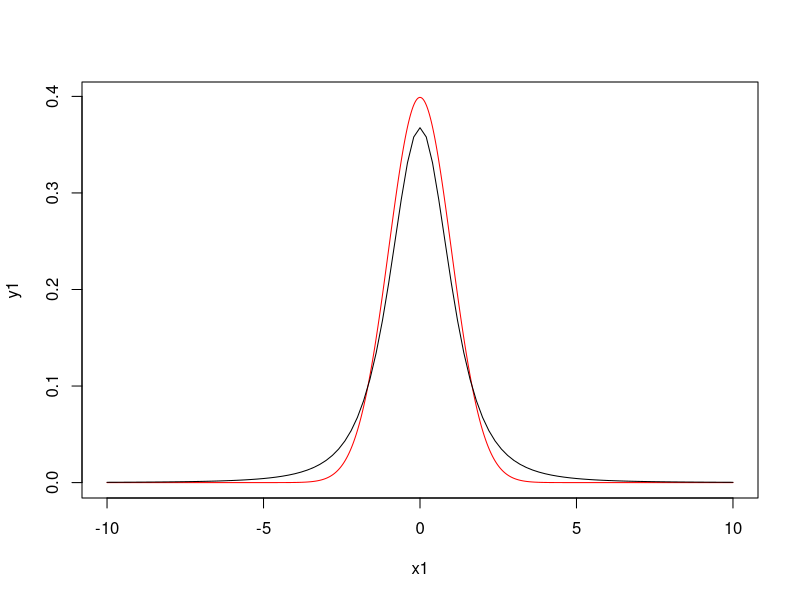
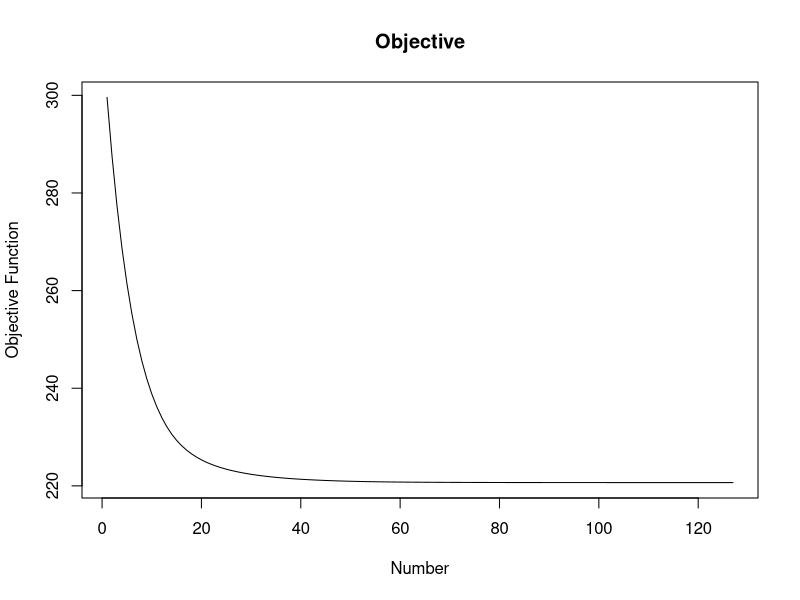
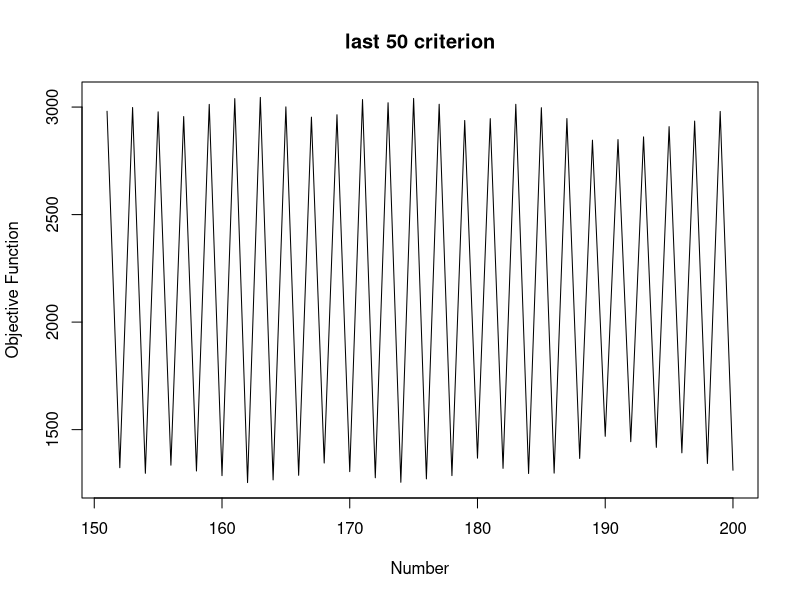

The R script that drew these images, in order:
## ---- chunk 1
n <- 100
p <- 10
s <- 3
set.seed(0)
x <- matrix(rnorm(n*p), n, p)
b <- c(-0.7, 0.7, 1, rep(0, p-s))
y <- x %*% b + rt(n, df=2)
## ---- chunk 2
cor(x,y)

## ---- chunk 3
x1 =seq(-10,10,0.001)
y1 = dnorm(x1)
plot(x1,y1,type = "l", col="red")
curve(dt(x,df=3),x1,add=TRUE)


## ---- chunk 4
psi <- function(r, c = 1) {
return(ifelse(r^2 > c^2, 2*c*abs(r) - c^2, r^2))
}

## ---- chunk 5
# the function should have no return

huber.loss<-function(beta){
  residual = y - x %*% beta
  sum(psi(r=residual))
}

## ---- chunk 6


library("numDeriv")

grad.descent <- function(f, x0, max.iter = 200, step.size = 0.05, stopping.deriv = 0.01, ...) {
  
  n    <- length(x0)
  xmat <- matrix(0, nrow = n, ncol = max.iter)
  xmat[,1] <- x0
  
  for (k in 2:max.iter) {
    # Calculate the gradient
    grad.cur <- grad(f, xmat[ ,k-1], ...) 
    
    # Should we stop?
    if (all(abs(grad.cur) < stopping.deriv)) {
      k <- k-1; break
    }
    
    # Move in the opposite direction of the grad
    xmat[ ,k] <- xmat[ ,k-1] - step.size * grad.cur
  }
  
  xmat <- xmat[ ,1:k] # Trim
  return(list(x = xmat[,k], xmat = xmat, k = k))
}

gd <- grad.descent(huber.loss, x0 = rep(0,p), max.iter=200, step.size=0.001, stopping.deriv=0.1)
gd$k
gd$x

## ---- chunk 7
# objective function: loss function

obj <- apply(gd$xmat, 2, huber.loss)

plot(1:gd$k, obj, xlab = "Number", ylab = "Objective Function", type = "l", main = "Objective")

##### The value of the object function decrease fast before 40 iteration. However, after that the value decrease very slow.

## ---- chunk 8
# criterion values : value of loss function 

gd2 <- grad.descent(huber.loss, x0 = rep(0,p), max.iter=200, step.size=0.1, stopping.deriv=0.1)
gd2$k
gd2$x
x1 = (gd2$k-49):gd2$k
y1 = apply(gd2$xmat[,(gd2$k-49):gd2$k], 2, huber.loss)
plot(x1, y1,type = "l" ,xlab = "Number", ylab = "Objective Function", main = "last 50 criterion")

#gd2$xmat[,x1]

## ---- chunk 9
#after taking a gradient step but before saving the new estimated coefficients, we threshold small values in these coefficients to zero. Here small means less than or equal to 0.05, in absolute value

gd$x
b


sparse.grad.descent <- function(f, x0, max.iter = 200, step.size = 0.05, stopping.deriv = 0.01, ...) {
  
  n    <- length(x0)
  xmat <- matrix(0, nrow = n, ncol = max.iter)
  xmat[,1] <- x0
  
  for (k in 2:max.iter) {
    # Calculate the gradient
    grad.cur <- grad(f, xmat[ ,k-1], ...) 
    
    # Should we stop?
    if (all(abs(grad.cur) < stopping.deriv)) {
      k <- k-1; break
    }
    
    # Move in the opposite direction of the grad
    update <- xmat[ ,k-1] - step.size * grad.cur      # new
    update[abs(update)<0.05] <- 0                     # new
    xmat[,k] <- update                                # new
  }
  
  xmat <- xmat[ ,1:k] # Trim
  return(list(x = xmat[,k], xmat = xmat, k = k))
}

gd3 <- sparse.grad.descent(huber.loss, x0 = rep(0,p), max.iter=200, step.size=0.001, stopping.deriv=0.1)
gd3$x

## ---- chunk 10
lm1 <- lm(y~x)
lm1$coef[-1]
gd$x
gd3$x

mse.loss <- function(beta) {
  mean((b - beta)^2)
}
mse.loss(lm1$coef[-1])
mse.loss(gd$x)
mse.loss(gd3$x)

## ---- chunk 11
set.seed(10)
y = x %*% b + rt(n, df=2)
gd4 <- grad.descent(huber.loss, x0 = rep(0,p), max.iter=200, step.size=0.001, stopping.deriv=0.1)
gd5 <- sparse.grad.descent(huber.loss, x0 = rep(0,p), max.iter=200, step.size=0.001, stopping.deriv=0.1)
gd4$x
gd5$x
mse.loss(gd4$x)
mse.loss(gd5$x)

## ---- chunk 12
gd_d_mse_10 <- c()
gd_s_mse_10 <- c()
for (i in 1:10){
  y <- x %*% b + rt(n, df=2)
  gd_d <- grad.descent(huber.loss, x0 = rep(0,p), max.iter=200, step.size=0.001, stopping.deriv=0.1)
  gd_s <- sparse.grad.descent(huber.loss, x0 = rep(0,p), max.iter=200, step.size=0.001, stopping.deriv=0.1)
  gd_d_mse <- mse.loss(gd_d$x)
  gd_s_mse <- mse.loss(gd_s$x)
  
  gd_d_mse_10 <- c(gd_d_mse_10,gd_d_mse)
  gd_s_mse_10 <- c(gd_s_mse_10,gd_s_mse)
}

mean(gd_d_mse_10)
mean(gd_s_mse_10)

min(gd_d_mse_10)
min(gd_s_mse_10)
